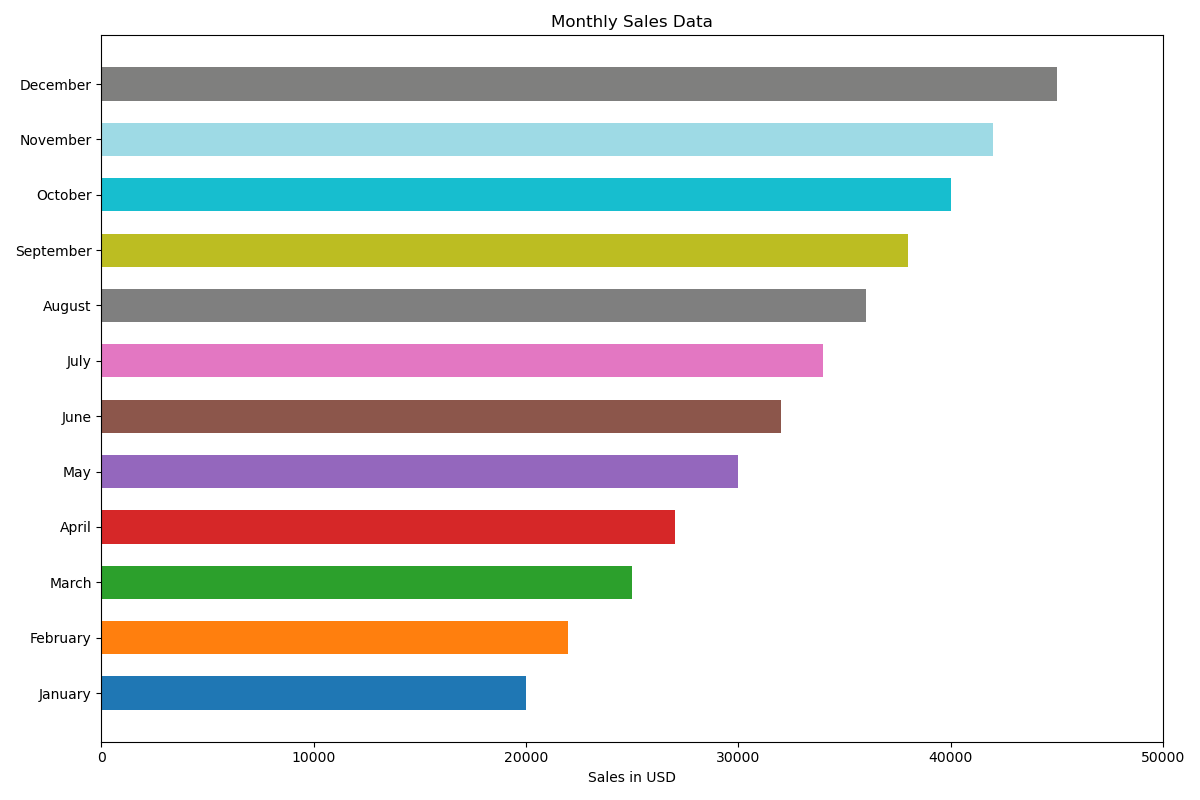

Here is the Python script that generated this plot:

import matplotlib.pyplot as plt

# Data
months = ['January', 'February', 'March', 'April', 'May', 'June', 'July', 'August', 'September', 'October', 'November', 'December']
sales = [20000, 22000, 25000, 27000, 30000, 32000, 34000, 36000, 38000, 40000, 42000, 45000]

# Create figure and axis objects
fig, ax = plt.subplots(figsize=(12, 8))  # Changed figure size

# Plotting the horizontal bar chart
ax.barh(months, sales, color=['#1f77b4', '#ff7f0e', '#2ca02c', '#d62728', '#9467bd', '#8c564b', '#e377c2', '#7f7f7f', '#bcbd22', '#17becf', '#9edae5', '#7f7f7e'], height=0.6)  # Changed colors, and bar height

# Customizing the plot (labels, title, etc.)
ax.set_xlabel('Sales in USD')
ax.set_title('Monthly Sales Data')
ax.set_xlim([0, 50000])  # Adjusted to accommodate the maximum data point

# Display the plot
plt.tight_layout()
plt.show()
